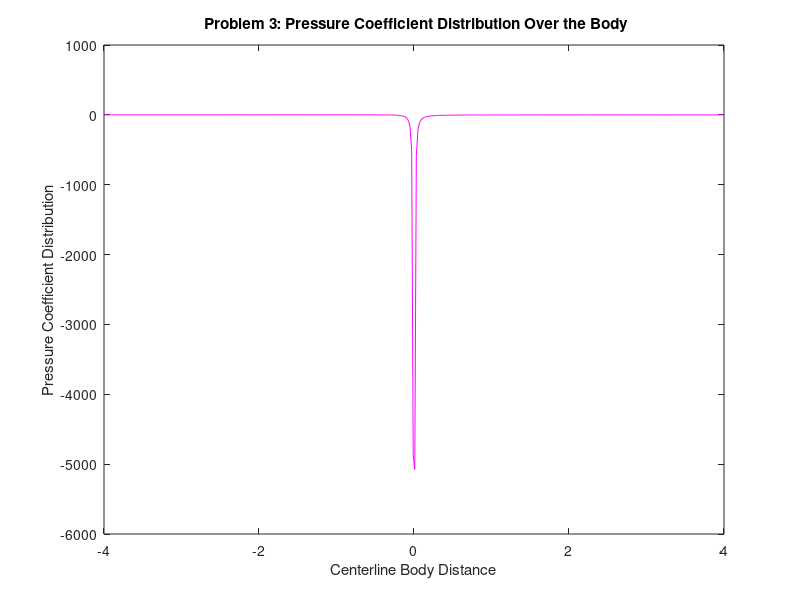
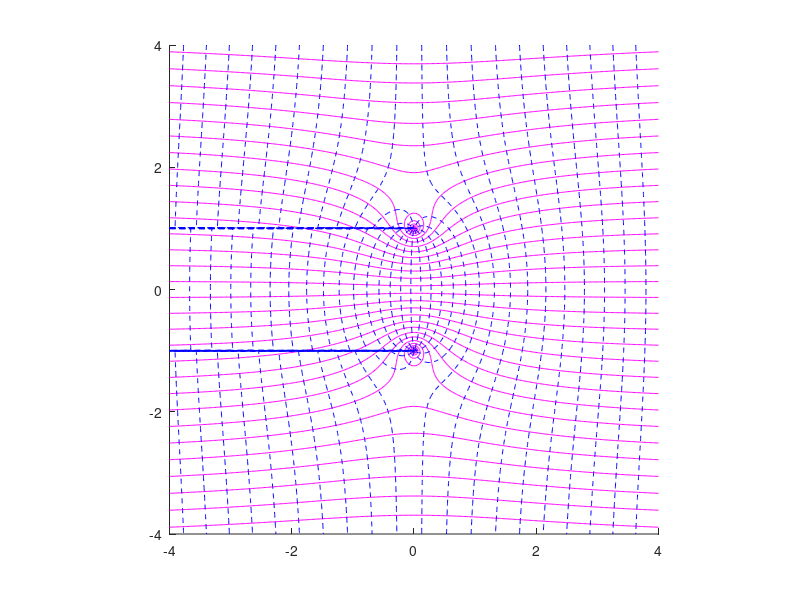

Recreate these plots in MATLAB, in order.
% Kaitlyn Vigil
% Assignmnet #4
% 2/10/2025

clc; clear; close all;


%% Problem 3
x = linspace(-4,4,400);
y = linspace(-4,4,400);

r = sqrt(x.^2+y.^2);
theta = atan2(y,x);

c_p = -2.*cos(theta)./r - 1./(r.^2);

figure(3)
plot(x, c_p, "m")
xlabel("Centerline Body Distance")
ylabel("Pressure Coefficient Distribution")
title(" Problem 3: Pressure Coefficient Distribution Over the Body")


%% Problem 6]
% Grid
[X,Y] = meshgrid(x,y);

% Variables
v_inf = 1;
gamma = 4; 

theta1 = atan2(Y-1, X);
theta2 = atan2(Y+1, X);

r1 = sqrt(X.^2 + (Y-1).^2);
r2 = sqrt(X.^2 + (Y+1).^2);

% Streamline function (x,y)
phi = X*v_inf + (gamma/(2*pi))*theta1 - (gamma/(2*pi))*theta2;

% Equipotential functin (x,y)
psi = Y*v_inf - (gamma/(2*pi))*log(r1) + gamma/(2*pi)*log(r2);

figure(6)
hold on;
contour(X, Y, psi, 30, "m")
contour(X, Y, phi, 30, "b--")
axis equal;
xlim([-4,4]);
ylim([-4,4]);
